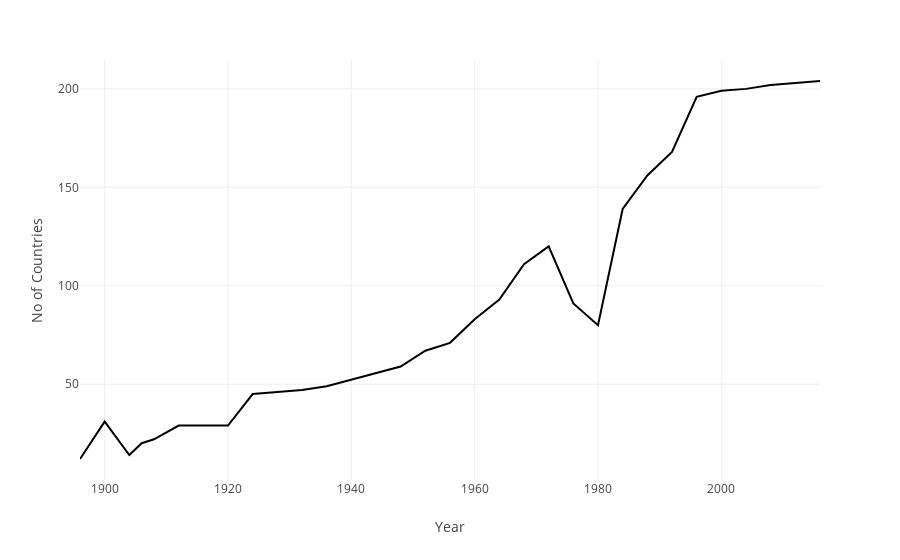

The code cell stored with this chart in its notebook:
### Code cell
fig = px.line(nations_over_time, x="Year", y="No of Countries")
fig.show()

### Figure 1 — Plotly figure (JSON) as saved in the notebook; plotly's stock layout.template omitted (floating-point values rounded to 4 significant figures)
{"data": [{"hovertemplate": "Year=%{x}<br>No of Countries=%{y}<extra></extra>", "legendgroup": "", "line": {"color": "#000001", "dash": "solid"}, "marker": {"symbol": "circle"}, "mode": "lines", "name": "", "orientation": "v", "showlegend": false, "type": "scatter", "x": [1896, 1900, 1904, 1906, 1908, 1912, 1920, 1924, 1928, 1932, 1936, 1948, 1952, 1956, 1960, 1964, 1968, 1972, 1976, 1980, 1984, 1988, 1992, 1996, 2000, 2004, 2008, 2012, 2016], "xaxis": "x", "y": [12, 31, 14, 20, 22, 29, 29, 45, 46, 47, 49, 59, 67, 71, 83, 93, 111, 120, 91, 80, 139, 156, 168, 196, 199, 200, 202, 203, 204], "yaxis": "y"}], "layout": {"legend": {"tracegroupgap": 0}, "margin": {"t": 60}, "xaxis": {"anchor": "y", "domain": [0, 1], "title": {"text": "Year"}}, "yaxis": {"anchor": "x", "domain": [0, 1], "title": {"text": "No of Countries"}}}}
